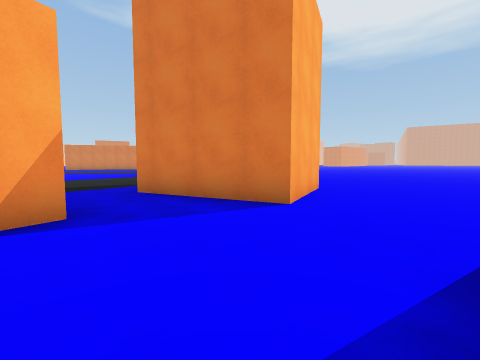
view 1 (above)

24 first-person views from a walk through a Unity game level. The camera is 1.2 m above the floor, tilts 4° down and sees 90° across. The floor is counted in squares, 2 m on a side. Each view is taken from the middle of a square. On the plan, view 1 faces up. The plan holds only what a view shows up to about 9 squares ahead; the rest is blank. The place goes on beyond the plan.

view 2
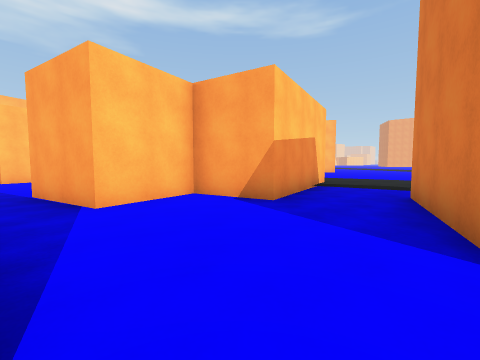

view 3
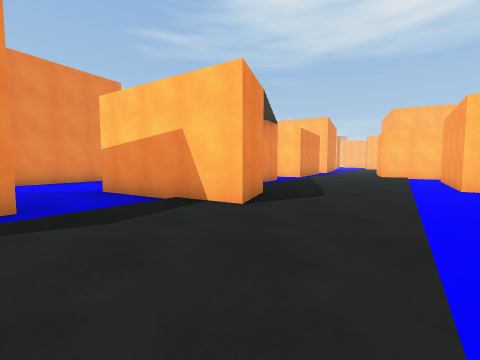

view 4
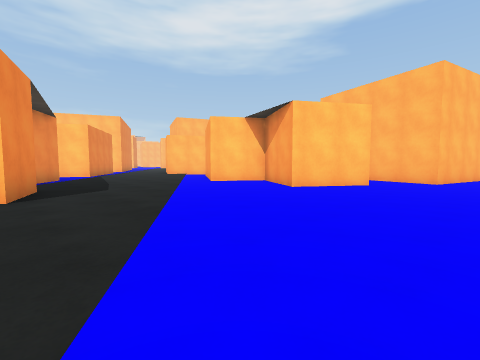

view 5
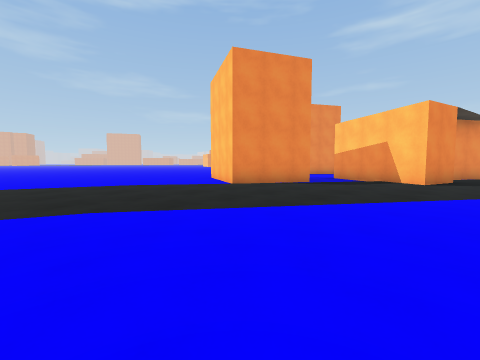

view 6
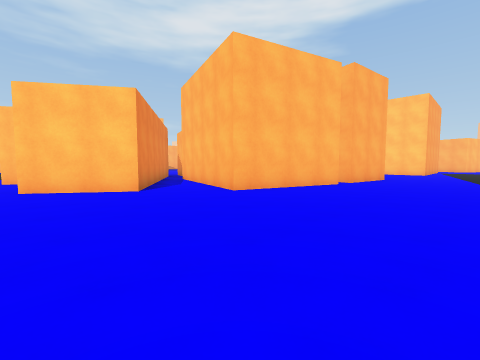

view 7
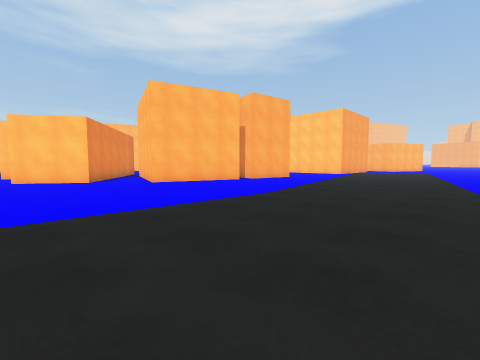

view 8
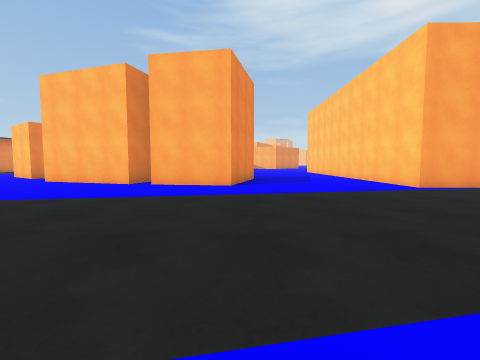

view 9
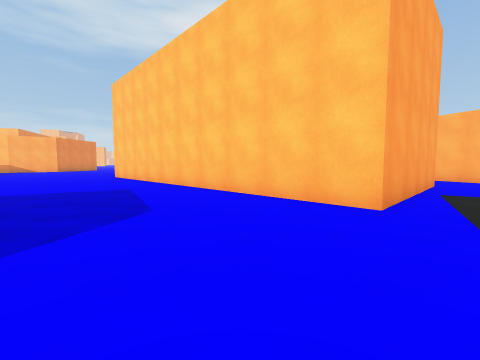

view 10
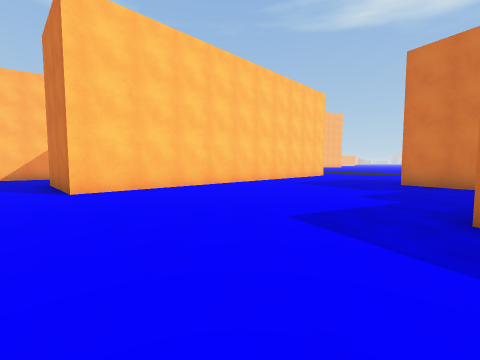

view 11
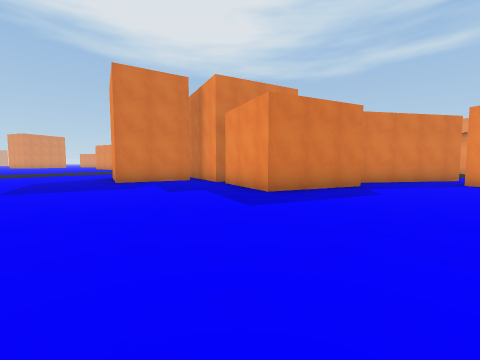

view 12
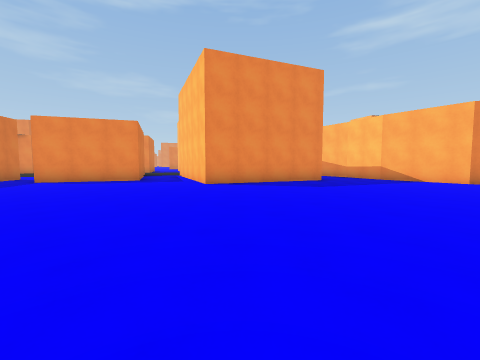

view 13
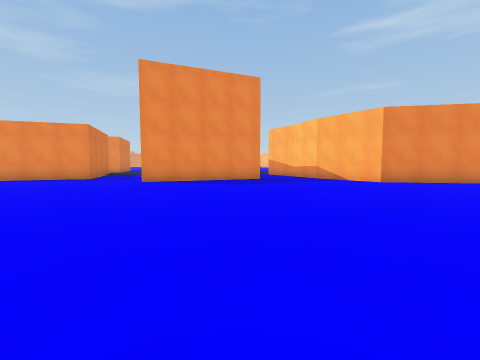

view 14
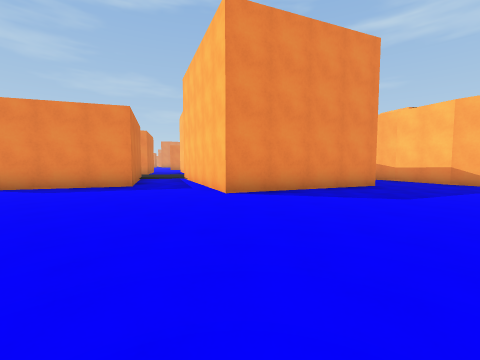

view 15
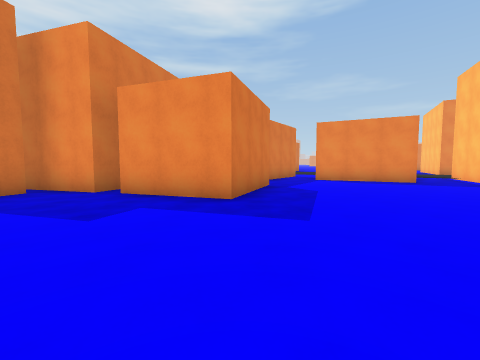

view 16
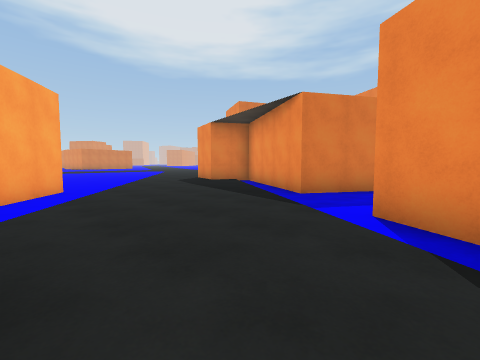

view 17
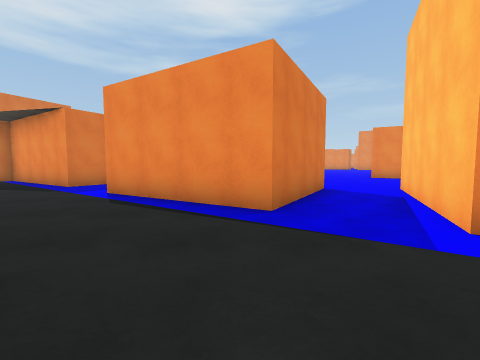

view 18
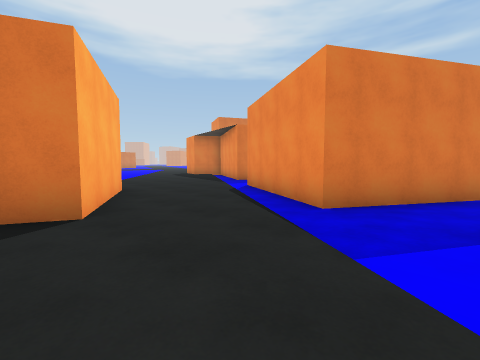

view 19
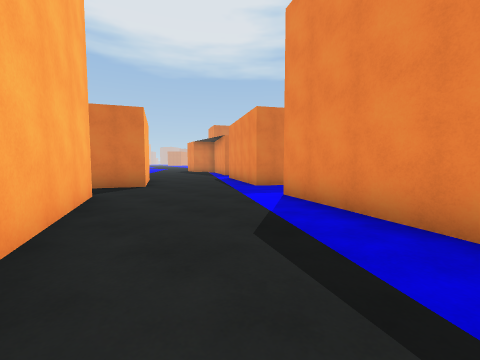

view 20
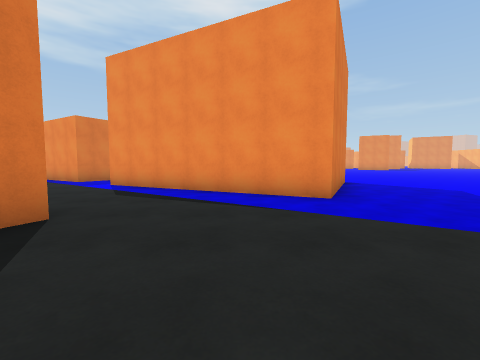

view 21
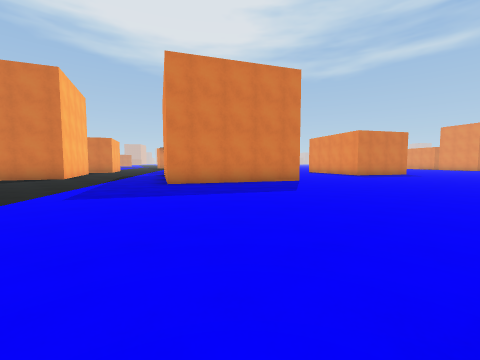

view 22
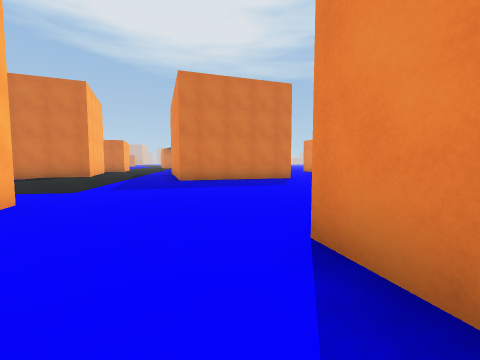

view 23
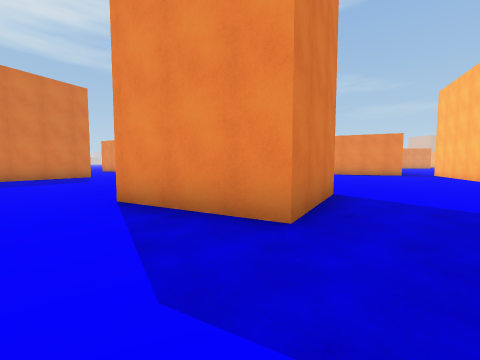

view 24
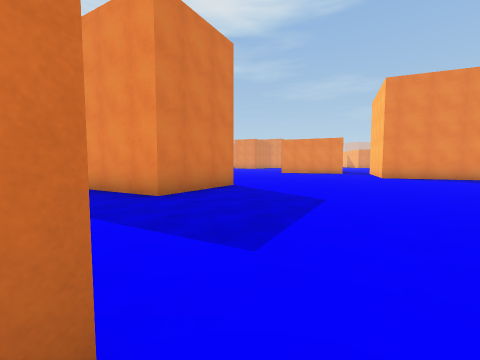

### Floor plan
Points are (right, up) in squares from view 1. A wall is a line through its corners. A room is listed if a view was taken in it or the views show most of it. See-through windows are left out.
Room 1 (view 1)
walls: (-2.7, 3) (-1.9, 2.5) (-2.7, 1.1) (-1.1, 0.1); (0.7, 3.5) (-1.2, 4.5); (0.1, -1) (1.4, 1.3)
ways out: opening at (-2, 4) to room 2; opening at (1, 2.5) to room 2; opening at (-1, -1) to room 4
Room 2 (views 2, 3, 4, 5, 6, 7, 8, 9, 10, 11, 12, 13, 14, 15)
walls: (-14.3, 3.6) (-12.1, 6.9) (-10.2, 5.6) (-11.6, 3.7) (-10, 2.6) (-12.1, -0.5) (-15.2, 1.6); (-16.9, 9.2) (-13.6, 8.2) (-14.9, 4); (-18.1, 6.2) (-20.5, 6.8) (-19.8, 9.6) (-17.5, 9.2); (-18, 5) (-17.3, 6.9); (-16.3, 1.2) (-19, 2.1) (-18.2, 4.4); (-11.1, -2.3) (-11.6, -3.4); (-14.6, -3.6) (-15.5, -3); (-1.2, 4.5) (-2.1, 5) (-1, 7.2) (0.9, 6.3); (-15.7, -3.5) (-14.3, -0.7); (-13.9, -4) (-14.4, -3.7); (-4.8, -2.3) (-6.4, -1.3) (-4.3, 2.3) (-5.5, 3) (-5, 4.5) (-2.7, 3); (-12.3, -4.9) (-13.4, -4.3); (-8.9, -5) (-7.8, -3.1); (1.9, 5.8) (0.7, 3.5); (-27.5, 10.2) (-24.4, 10.1) (-24.5, -0.1) (-27.3, -0.1); (-20.1, -8.1) (-18.4, -4.2) (-13.8, -6.1); (-26.1, -11) (-23.8, -9.5) (-21.4, -9.9)
ways out: opening at (-2, 4) to room 1; opening at (1, 2.5) to room 1; opening at (-11.3, -5) to room 3; opening at (-5.5, -3) to room 4; opening at (-20, -9)
Room 3 (views 16, 17, 18)
walls: (-11.6, -9.6) (-10.8, -8.1) (-6.9, -10.1); (-13.8, -6.1) (-15.1, -9.1); (-11.6, -3.4) (-12.3, -4.9); (-6.8, -8.2) (-9.8, -6.4) (-8.9, -5)
ways out: opening at (-11.3, -5) to room 2; opening at (-13, -9) to room 4; opening at (-7, -9) to room 4
Room 4 (views 19, 20, 21, 22, 23, 24)
walls: (-9.7, -15.7) (-13.6, -13.7) (-11.6, -9.6); (-15.3, -23.8) (-17.7, -22.5) (-16.2, -20); (-17.9, -16.2) (-18.1, -16.6); (-12.3, -29.7) (-10.9, -30.3); (-15.1, -9.1) (-15.5, -10) (-17.7, -9); (-5.5, -4.5) (-4.8, -4.8); (-13.6, -32.5) (-12.9, -30.9); (-1.1, 0.1) (-2.3, -1.8)
ways out: opening at (-1, -1) to room 1; opening at (-5.5, -3) to room 2; opening at (-13, -9) to room 3; opening at (-7, -9) to room 3

Where each view was taken, in squares from view 1:
view 1: 0 up, 0 right, facing up
view 2: 2 up, 2 right, facing left
view 3: 8 up, 5 left, facing down
view 4: 9 up, 5 left, facing down-left
view 5: 12 up, 6 left, facing down-right
view 6: 12 up, 10 left, facing down-left
view 7: 16 up, 10 left, facing down-left
view 8: 16 up, 20 left, facing down
view 9: 11 up, 21 left, facing down-left
view 10: 1 down, 19 left, facing up-left
view 11: 1 down, 23 left, facing up-right
view 12: 0 up, 24 left, facing down-right
view 13: 1 down, 26 left, facing down-right
view 14: 1 down, 22 left, facing down-right
view 15: 2 up, 23 left, facing right
view 16: 4 down, 11 left, facing up-right
view 17: 6 down, 13 left, facing right
view 18: 8 down, 13 left, facing up-right
view 19: 11 down, 15 left, facing up-right
view 20: 12 down, 18 left, facing right
view 21: 20 down, 17 left, facing up-right
view 22: 21 down, 18 left, facing up-right
view 23: 22 down, 20 left, facing right
view 24: 24 down, 22 left, facing right
